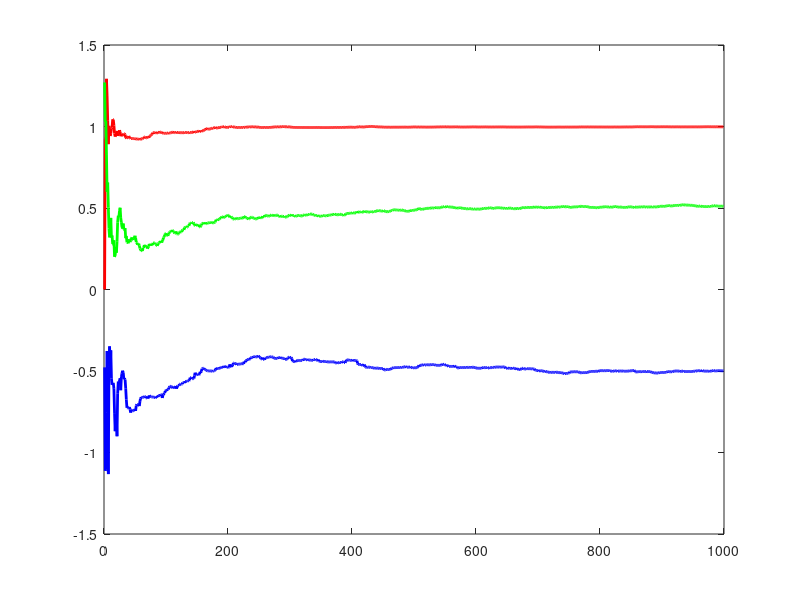

Recreate this plot in MATLAB. (Note: this script raises an error after producing the figure.)
% Recursive Least Square Algorithm (RLS)

N = 1000;
sigma2 = 0.5;

% Desired values:
a_desired = 1; 
b_desired = 0.5;
c_desired = -0.5;

u = ones(N, 1);
y = zeros(N, 1);
E = load("e.mat");
e = E(1).e;

for t = 2:N
    y(t) = -a_desired * y(t-1) + b_desired * u(t-1) + c_desired * e(t-1) + e(t);
end

theta_hat = zeros(3, 1); % [a, b, c]
P = 100 * eye(3);
phi = zeros(3, 1);

theta_store = zeros(3, N);
for t = 2:N
    phi = [-y(t-1); u(t-1); e(t-1)];
    error = y(t) - phi' * theta_hat;
    K = P * phi / (phi' * P * phi + sigma2);
    theta_hat = theta_hat + K * error;
    P = P - K * phi' * P;
    theta_store(:, t) = theta_hat;
end

% Plot the results
figure;
plot(theta_store(1, 2:N), 'r', 'LineWidth', 2); hold on;
plot(theta_store(2, 2:N), 'g', 'LineWidth', 2);
plot(theta_store(3, 2:N), 'b', 'LineWidth', 2);
yline(a_desired, '--r', 'Desired a');
yline(b_desired, '--g', 'Desired b');
yline(c_desired, '--b', 'Desired c');
xlabel('Sample');
legend('a estimate', 'b estimate', 'c estimate', 'Location', 'Southeast');
title('RLS Algorithm');
grid on;
